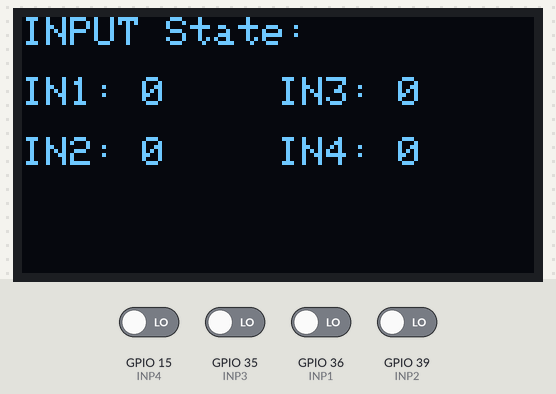
Recording of a program running on a simulated ESP32. On the bench: 128×64 one-colour display. The inputs (shaded band) are chosen by the test bench; at power-on: GPIO 15 (INP4), GPIO 35 (INP3), GPIO 36 (INP1), GPIO 39 (INP2) LOW. No radio packets arrive unless stated; what the program prints to the serial monitor is not drawn.

Above: at 2.3 s.
2.4 s: GPIO 15 (INP4) driven HIGH
At 3.6 s:
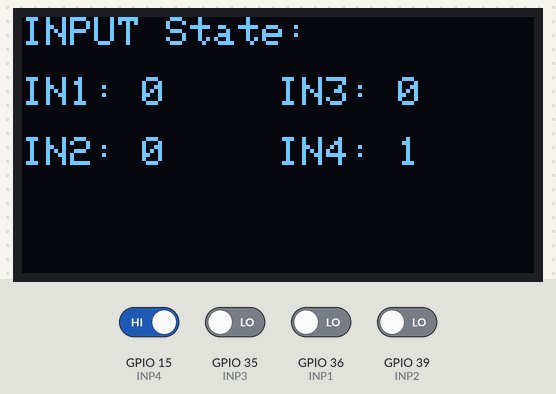
4.2 s: GPIO 35 (INP3) driven HIGH
At 5.8 s:
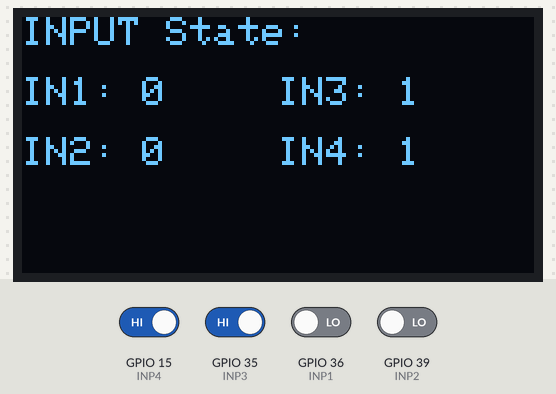
6.1 s: GPIO 36 (INP1) driven HIGH
At 7.4 s:
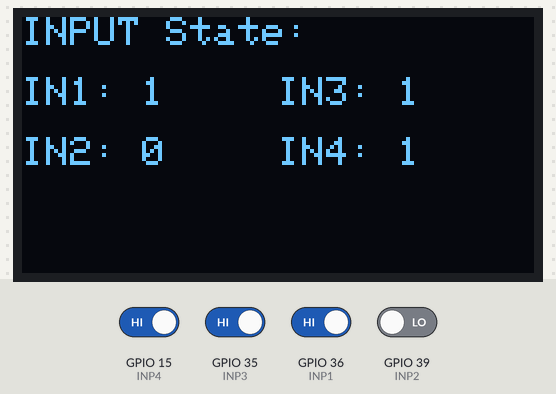
7.7 s: GPIO 39 (INP2) driven HIGH
At 8.9 s:
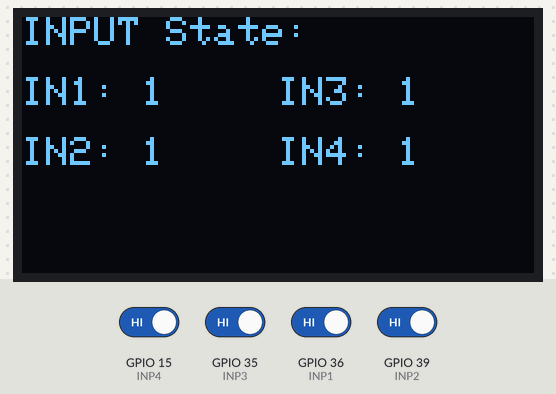
9.6 s: GPIO 15 (INP4) driven LOW
At 11.2 s:
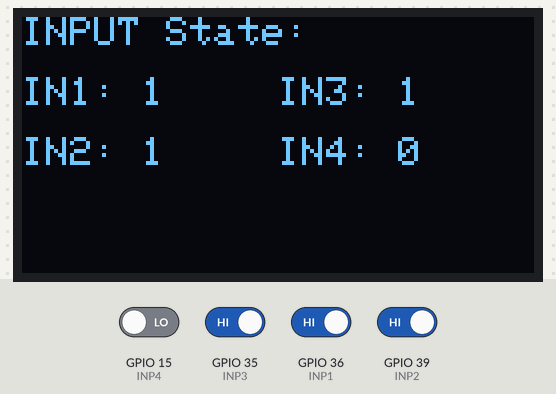
11.5 s: GPIO 35 (INP3) driven LOW
At 13.0 s:
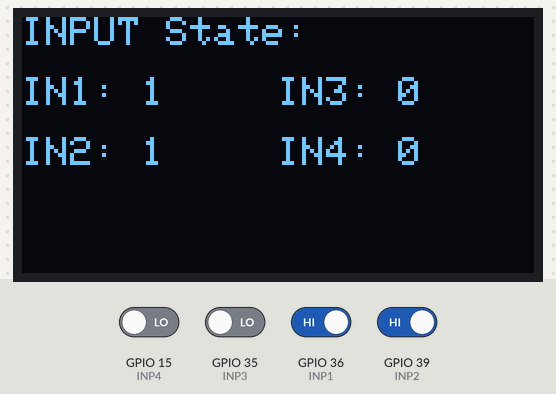
Timing chart, 0 to 14.1 s (numbered marks = the images above; inputs shaded):
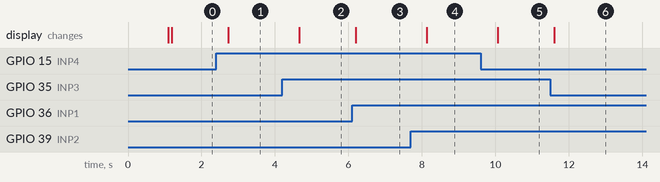

The program:

main.cpp
```cpp
#include <Arduino.h>
#include <SPI.h>
#include <LoRa.h>
#include <Wire.h>
#include <Adafruit_GFX.h>
#include <Adafruit_SSD1306.h>

// ---------------- กำหนดขา LoRa ----------------
#define LORA_SS    33
#define LORA_RST   -1
#define LORA_DIO0  25

// ---------------- OLED ----------------
#define SCREEN_WIDTH 128
#define SCREEN_HEIGHT 64
Adafruit_SSD1306 display(SCREEN_WIDTH, SCREEN_HEIGHT, &Wire, -1);

// ---------------- ปุ่ม INPUT ----------------
#define INP1 36
#define INP2 39
#define INP3 35
#define INP4 15

int b1, b2, b3, b4; // เก็บค่าสถานะปุ่ม

void setup() {
  Serial.begin(115200);
  Serial.println("Starting LoRa + OLED...");

  pinMode(INP1, INPUT);
  pinMode(INP2, INPUT);
  pinMode(INP3, INPUT);
  pinMode(INP4, INPUT);

  // ---------------- OLED Start ----------------
  if (!display.begin(SSD1306_SWITCHCAPVCC, 0x3C)) {
    Serial.println("OLED failed");
    while (1);
  }

  display.clearDisplay();
  display.setTextSize(2);
  display.setTextColor(SSD1306_WHITE);
  display.setCursor(23, 20);
  display.println("SUMTECH");
  display.display();
  delay(1000);

  // ---------------- LoRa Start ----------------
  LoRa.setPins(LORA_SS, LORA_RST, LORA_DIO0);

  if (!LoRa.begin(433E6)) {
    Serial.println("Starting LoRa failed!");
    display.clearDisplay();
    display.setTextSize(1);
    display.setCursor(0, 0);
    display.println("LoRa Failed!");
    display.display();
    while (1);
  }

  Serial.println("Sending LoRa Ready");
  display.clearDisplay();
  display.setTextSize(1);
  display.setCursor(0, 0);
  display.println("Sending LoRa Ready");
  display.display();
}

void loop() {

  // อ่านปุ่ม
  b1 = digitalRead(INP1);
  b2 = digitalRead(INP2);
  b3 = digitalRead(INP3);
  b4 = digitalRead(INP4);

  // เตรียมข้อความส่ง LoRa
  String packet = "Relay:" + String(b1) + "," + String(b2) + "," +
                           String(b3) + "," + String(b4);

  Serial.println("Sending: " + packet);

  // ส่งข้อมูล LoRa
  LoRa.beginPacket();
  LoRa.print(packet);
  LoRa.endPacket();

  // แสดงบน OLED
  display.clearDisplay();
  display.setTextSize(1);
  display.setCursor(0, 0);
  display.println("INPUT State:");

  display.setCursor(0, 15);
  display.print("IN1: "); display.println(b1);

  display.setCursor(0, 30);
  display.print("IN2: "); display.println(b2);

  display.setCursor(64, 15);
  display.print("IN3: "); display.println(b3);

  display.setCursor(64, 30);
  display.print("IN4: "); display.println(b4);

  display.display();

  delay(300);
}
```

Measured:
- after the input at 2.4 s, the display: changes after 0.33 s (image 1)
- after the input at 4.2 s, the display: changes after 0.46 s (image 2)
- after the input at 6.1 s, the display: changes after 0.10 s (image 3)
- after the input at 7.7 s, the display: changes after 0.43 s (image 4)
- after the input at 9.6 s, the display: changes after 0.46 s (image 5)
- after the input at 11.5 s, the display: changes after 0.10 s (image 6)
